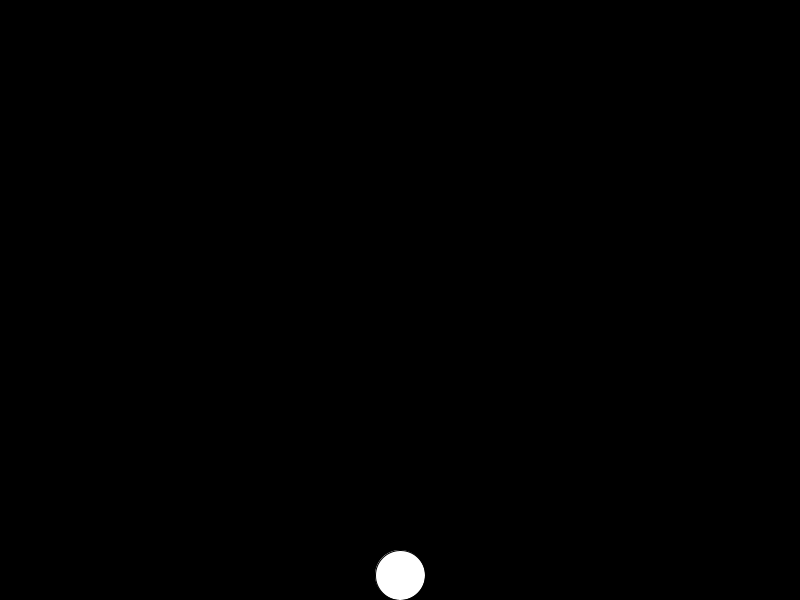
Frame 1 (no input)
Frame 60 (the mouse pressed at the canvas centre just before this capture): identical to frame 1, image omitted
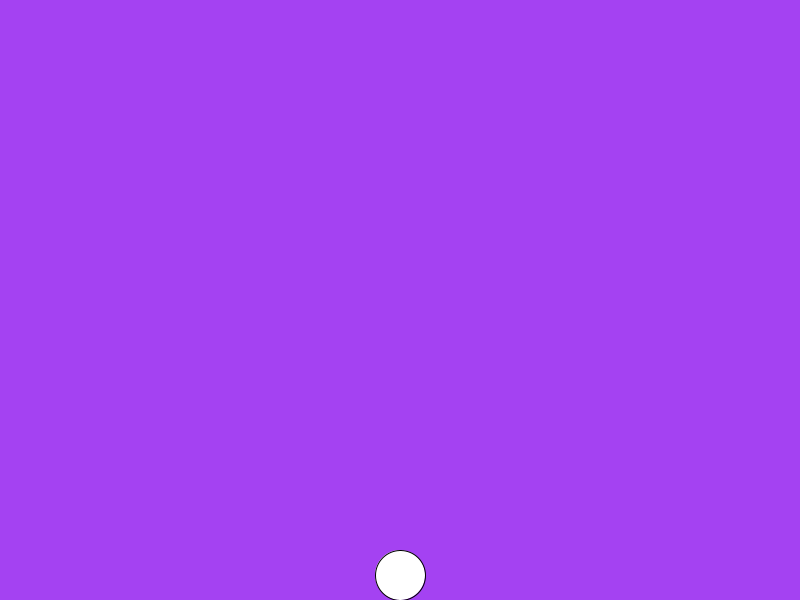
Frame 120 (the mouse held since frame 60 and released just before this capture)

The Processing sketch that drew these frames (run headless with seeded random() and noise(); from frame 60 on, the mouse is pressed at the canvas centre):

// Processing sketch: badBullet
// ── badBullet.pde

float x = 400;
float y = 575;
float speed = 1.5;
float speed2 =0;
import java.util.HashSet;

color c;

HashSet<Integer> keysDown = new HashSet<Integer>();
ArrayList<Bullet> bullets = new ArrayList<Bullet>();

boolean canShoot = true;
int lastshot = 0; //when did you last shoot?
int shootEvery = 10;

int lastChanged = 0;
void setup() {
  //fullScreen();
  size(800, 600);
  //b = new Bullet();
  c = color(0);
}

void draw() {
  background(c);
  circle(x, y, 50);
  x = constrain(x, 25, 775);
  customPress();
  
  
  for(Bullet b : bullets){
    b.display();
    b.update();
  }
  if(frameCount >= lastChanged + 60){
    c = color(random(255), random(255), random(255));
    lastChanged = frameCount;
  }
}

void shoot(){
  if (frameCount > shootEvery + lastshot){ //if you shoot at frame 57, wait until after lastShot(57) plus shootEvery (10) [only lets you shoot every 10 frames]
    canShoot = true;
  }
  
  if(canShoot){
    bullets.add(new Bullet(x, y));
    canShoot = false;
    lastshot = frameCount;
  }
}




void customPress() {
  if (keysDown.contains(16)) { //shift
    speed = 6.27;
  } else {
    speed = 1.5;
  }
  for (Integer k : keysDown) {
    if (k == 68) { //d
      x += speed;
    }
    if (k == int('A')) {
      x -= speed;
    }
    if (k == int(' ')) { //check to see if we are allowed to shoot AND the spacebar is pressed
      shoot();
    }
  }
}
void keyPressed(KeyEvent e) {
  println(e.getKeyCode());
  keysDown.add(e.getKeyCode());
}

void keyReleased(KeyEvent e) {
  keysDown.remove(e.getKeyCode());
}

boolean keyDown(int kcode) {
  return keysDown.contains(kcode);
}

// ── Bullets.pde
class Bullet {
  PVector pos;
  PVector speed;
  float d;


  Bullet(float x, float y) {
    pos = new PVector(x, y);
    speed = new PVector(0, -10);
    d = 10;
  }
  void update () {
    pos.add(speed);
  }
  void display() {
    circle(pos.x, pos.y, d);
  }
}
